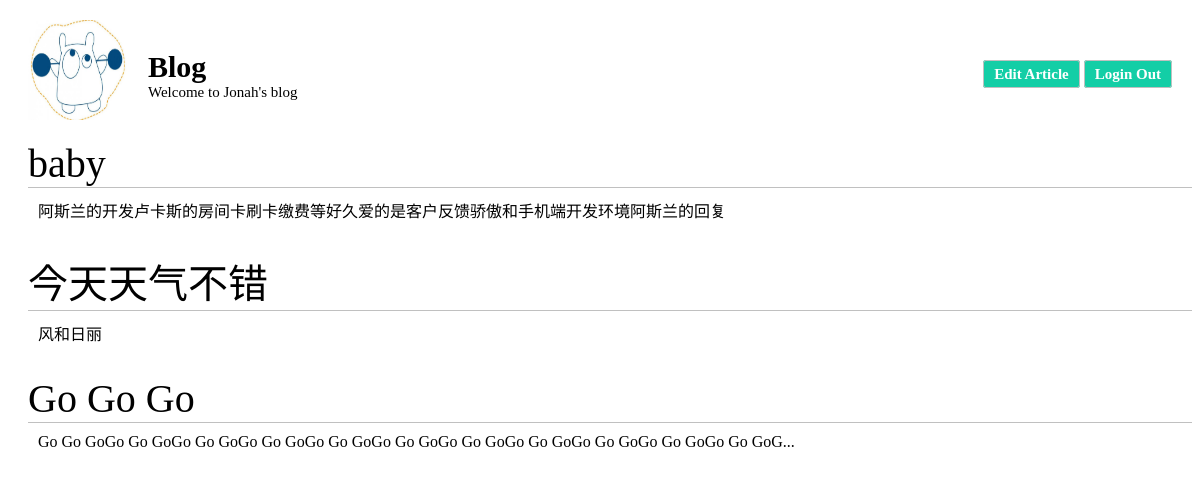
Page / (signed in) on the committed database.
### blog/models.py (models this page shows)
class Article(models.Model):
    id = models.AutoField(primary_key=True)
    title = models.CharField(max_length=50)
    author = models.CharField(max_length=30)
    date = models.DateField()
    content = models.TextField()

### blog/views.py (the view)
# urls.py: url(r'^$',views.index),
def index(request):
    context = {}
    context['name'] = Constant.BLOG_NAME
    context['desc'] = Constant.BLOG_DESC
    if Constant.SESSION_KEY in request.COOKIES:
        context['username'] = request.COOKIES[Constant.SESSION_KEY]
    if 'username' in request.session:
        context['username'] = request.session['username']
    if Constant.SESSION_KEY in request.COOKIES or 'username' in request.session:
        un = context['username']
        all_article = Article.objects.all().filter(author=un)
        context['article'] = all_article
        print(all_article)
    return render(request  ,'index.html',context)

### templates/index.html (shortened to what this page needs)
<html>
<head>
    <link rel="stylesheet" href="/static/css/home.css" type="text/css" charset="utf-8">
</head>
<body>
<div class="title">
    <div class="title_left">
        <a href="#"><img class="img-thumbnail" id="icon" src="/static/images/icon.jpg"></a>
    </div>
    <div class="title_right">
        <span id="name">{{ name }}</span>
        <span id="desc">{{ desc }}</span>
    </div>
    {% if username %}
        <div class="title_end">
            <a href="/edit" style="text-decoration: none"><span id="login">Edit Article</span> </a>
            <a href="/login?out=true" style="text-decoration:none"><span id="login">Login Out</span></a>
        </div>
    {% else %}
        <div class="title_end">
            <a href="/register" style="text-decoration: none"><span id="login">Register</span> </a>
            <a href="/login" style="text-decoration:none"><span id="login">Login</span></a>
        </div>
    {% endif %}
</div>
{% if article %}
    {% for art in article %}
        <div class="div_article">
            <span class="article"><a style="text-decoration: none; color: black"
                                     href="/show?article={{ art.id }}">{{ art.title }}</a></span>
            <span class="content">{{ art.content }}</span>
        </div>
    {% endfor %}
{% endif %}
</body>
</html>

### jonah/static/css/home.css (style rules this page uses)
div.title { margin: 20px;; height: 100px; }
div.title_left { display: inline; float: left; }
div.title_right { float: left; margin-left: 20px; margin-top: 30px; }
div.title_end { float: right; margin-top: 45px; }
.div_article { margin-left: 20px; margin-top: 20px; }
.article { display: block; font-size: 40px; border-bottom: 1px solid silver; font-family: 黑体; }
.content { padding: 10px; display: block; font-family: 宋体; overflow: hidden; white-space: nowrap; text-overflow: ellipsis; }
#name { font-size: 30px; font-family: Consolas; display: block; font-weight: bold; }
#desc { font-size: 15px; font-family: Consolas; }
#icon { height: 100px; width: 100px; }
#login { font-size: 15px; font-family: Consolas; padding: 5px 10px 5px 10px; font-weight: bold; border-radius: 3px; color: white; background-color: #13CEA6; border: 1px solid silver; }

### rows in the picture
Article: title "baby", content "阿斯兰的开发卢卡斯的房间卡刷卡缴费等好久爱的是客户反馈骄傲和手机端开发环境阿斯兰的回复"
Article: title "今天天气不错", content "风和日丽"
Article: title "Go Go Go", content "Go Go GoGo Go GoGo Go GoGo Go GoGo Go GoGo Go GoGo Go GoGo Go GoGo Go GoGo Go GoGo Go GoG..."

### other values in the picture
{{ name }} "Blog"
{{ desc }} "Welcome to Jonah's blog"
